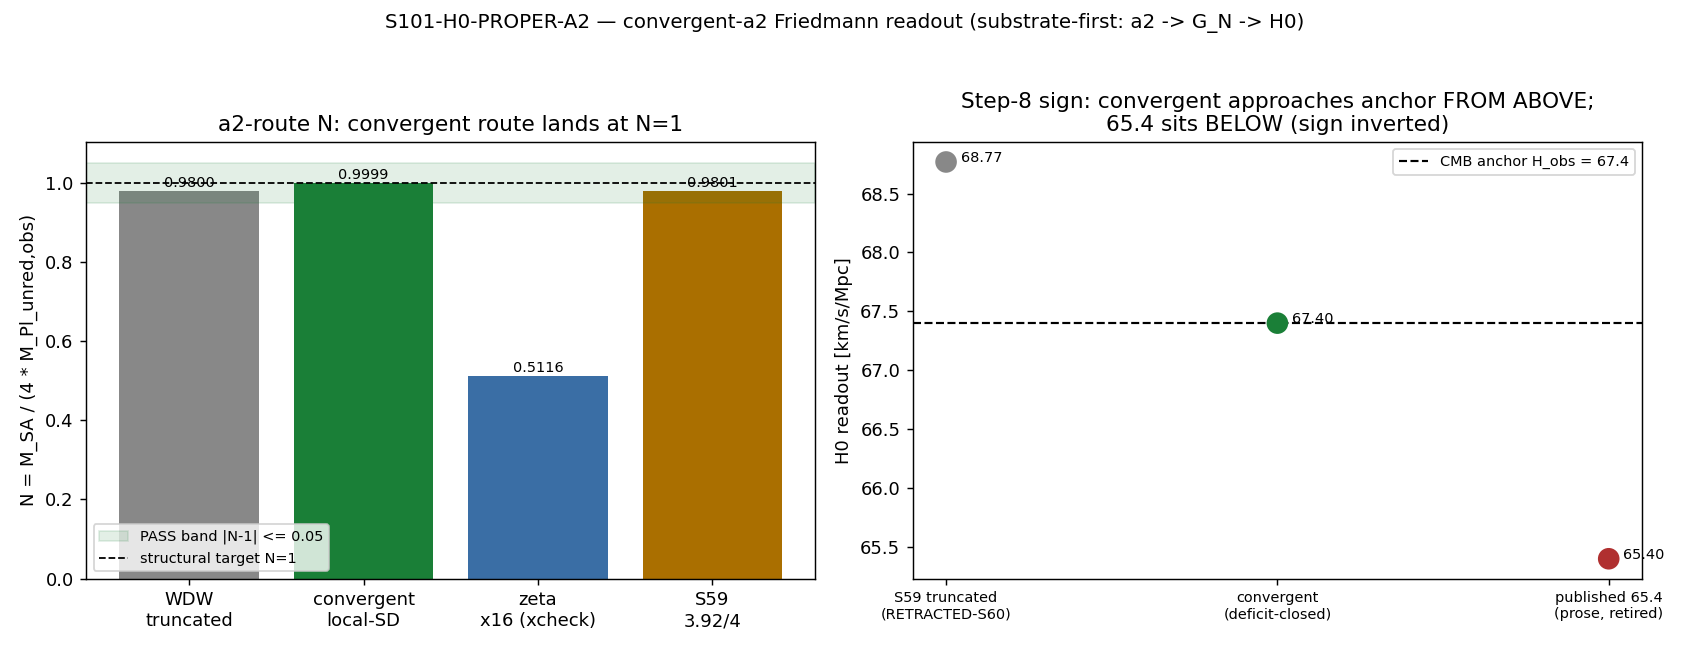

Source code (Python):
"""S101-H0-PROPER-A2 — convergent-a2 Friedmann-readout recompute (the H0 flagship).

Substrate-first framing (GEOMETRIC). H0 IS the a2-moment readout. Newton's constant
is the substrate's SECOND spectral moment (the a_2^{zeta} Seeley-DeWitt coefficient of
D_K^2 at tau_fold); the Hubble rate the laboratory reads IN its FRW container is the
emergent bookkeeping of that moment against the observed energy content. The arrow runs

    D_K eigenvalues  ->  a_2^{zeta} spectral moment  ->  M_Pl^FW  ->  G_N^FW  ->  H0 readout

and NEVER the reverse (no fitting of a_2 to the Hubble tension). GR is not assumed
top-down: the a_2 coefficient GENERATES the Einstein-Hilbert action via the heat-kernel
small-t asymptotics, and the spinor normalization divides by sqrt(16) = 4 EXACT
(Tr_Delta_8(1) = 16; surviving 4-of-64 on-shell graviton block).

This gate replaces the retracted S58/S59 truncated-WDW chain (68.8 baseline, RETRACTED-S60)
with a CONVERGENT, finite, LOCAL-Seeley-DeWitt a_2 route, and carries the anchor-degeneracy
disclosure.

FIRST DELIVERABLE (Class-8.4 representation-convention pin): the WDW<->zeta reconciliation
map. The a_0 objects 101984 (WDW normalization, S58 lineage) vs 6440 (canonical a_0_FW_zeta)
are DIFFERENT normalizations; the map names each normalization factor (spinor-trace
multiplicity, fiber-volume normalization, tau_fold pins) explicitly BEFORE any substitution.

Gate: |N - 1| <= 0.05 with N = M_SA / (4 * M_Pl_unred,obs), 4 = spinor_norm_factor_FW exact.
Conjunct: the emitted readout CARRIES the anchor-degeneracy disclosure.

Author: einstein-theorist (a_2 -> G_N emergence chain is the gate's spine).
"""

import os

os.environ.setdefault("OMP_NUM_THREADS", "8")
os.environ.setdefault("MKL_NUM_THREADS", "8")

import hashlib
import json
import sys
from fractions import Fraction
from pathlib import Path

import matplotlib

matplotlib.use("Agg")
import matplotlib.pyplot as plt
import numpy as np

# ---------------------------------------------------------------------------
# Section 1 — Canonical constants (MANDATORY import; never hardcode)
# ---------------------------------------------------------------------------
sys.path.insert(0, str(Path(__file__).resolve().parents[1] / "_shared"))
from canonical_constants import (  # noqa: E402
    H_0_km_s_Mpc,
    M_KK,
    M_Pl_reduced,
    M_Pl_unreduced,
    a_0_FW_zeta,
    a_2_FW_zeta,
    spinor_norm_factor_FW,
    tau_fold,
)

# ---------------------------------------------------------------------------
# Section 2 — Identity (module globals consumed by print_verdict_payload)
# ---------------------------------------------------------------------------
SESSION = "S101"
GATE_ID = "S101-H0-PROPER-A2"
SCHEME = "zeta-primary-localSD-fallback"
CONVENTION = "WDW-ZETA-RECONCILED-route-convergent-localSD"
L_MAX = "N/A"

HERE = Path(__file__).resolve().parent
SHARED = HERE.parent / "_shared"
ROOT = HERE.parents[1]
SCRIPT_PATH = Path(__file__).resolve()
CANONICAL_PATH = SHARED / "canonical_constants.py"

# Static input files (SHA pins from the plan-block input_files map)
WDW_NPZ = ROOT / "computations" / "session-58" / "s58_friedmann_derivation.npz"
SPINOR_NPZ = ROOT / "computations" / "session-59" / "s59_spinor_norm.npz"
BAYES_NPZ = ROOT / "computations" / "session-60" / "s60_bayesian_h0.npz"

PIN_EXPECTED = {
    "computations/session-58/s58_friedmann_derivation.npz":
        "53dbf138663529c771d8a58e528490090d772688ca16c2d6061ee6270cefa3af",
    "computations/session-59/s59_spinor_norm.npz":
        "6479646b7375b0b68f730eb7e517802b438c5d0e17e452776e6046977766f991",
    "computations/session-60/s60_bayesian_h0.npz":
        "71ad23f5aeb23ad524d277ca1f315f117a54200a610c4eebe208954ab9fa8700",
}

# Pre-registered thresholds (FROZEN at plan-freeze; plan-block machinery_pin_map)
PASS_BAND = 0.05          # |N - 1| <= 0.05 (FROZEN, plan §W4-4 strict_PASS_boundary)  # (local)
S60_ALPHA_A2 = 9.1355     # s60 divergence exponent negative control (plan s60_negative_control)  # (local)

# Regression-contrast pins (RETRACTED S59 baseline — never the gated value; plan s59_contrast_pins)
S59_N_FACTOR_MPL = 3.920438854652296  # (local) RETRACTED, regression contrast only
S59_FRAC_DEFICIT = 0.04099972         # (local) RETRACTED, regression contrast only
S59_H0_CORRECTED = 68.76781146        # (local) RETRACTED-S60, regression contrast only


# ---------------------------------------------------------------------------
# Section 3 — SHA helpers (dual-SHA per S84+ schema)
# ---------------------------------------------------------------------------
def sha256_file(p: Path) -> str:
    h = hashlib.sha256()  # (local)
    h.update(p.read_bytes())
    return h.hexdigest()


def compute_dual_sha(pins: dict) -> tuple[str, str]:
    script_bytes = SCRIPT_PATH.read_bytes()  # (local)
    canonical_bytes = CANONICAL_PATH.read_bytes()  # (local)
    pinmap_json = json.dumps(
        dict(sorted(pins.items())), separators=(",", ":"), sort_keys=True
    ).encode("utf-8")  # (local)
    h_audit = hashlib.sha256()  # (local)
    h_audit.update(script_bytes)
    h_audit.update(canonical_bytes)
    h_audit.update(pinmap_json)
    h_content = hashlib.sha256()  # (local)
    h_content.update(script_bytes)
    return h_audit.hexdigest(), h_content.hexdigest()


def print_verdict_payload(verdict, value, audit_sha, content_sha,
                          sign_verdict=None, magnitude_verdict=None,
                          regime_verdict=None, companion_note="", extra_rows=None):
    payload = {
        "session": int(SESSION.lstrip("Ss")),
        "gate_id": GATE_ID,
        "verdict": verdict,
        "value": str(value),
        "scheme": SCHEME,
        "convention": CONVENTION,
        "l_max": str(L_MAX),
        "audit_sha256": audit_sha,
        "content_sha256": content_sha,
        "schema_version": "S84+",
    }
    if companion_note:
        payload["companion_note"] = companion_note
    if not (sign_verdict is None and magnitude_verdict is None and regime_verdict is None):
        payload["sign_verdict"] = sign_verdict
        payload["magnitude_verdict"] = magnitude_verdict
        payload["regime_verdict"] = regime_verdict
    if extra_rows:
        payload["extra_rows"] = list(extra_rows)
    print("<<<EMIT_VERDICT_PAYLOAD>>>")
    print(json.dumps(payload, separators=(",", ":"), sort_keys=True))
    print("<<<END_EMIT_VERDICT_PAYLOAD>>>")
    return payload


# ---------------------------------------------------------------------------
# Section 4 — WDW<->zeta reconciliation map (FIRST DELIVERABLE; Class-8.4 pin)
# ---------------------------------------------------------------------------
def build_reconciliation_map(wdw):
    """Reconcile the WDW-route normalization against the canonical zeta normalization.

    The WDW route (S52 5-point estimate, S58 npz) and the canonical zeta route (S88)
    are TWO normalizations of the SAME substrate spectral moments a_0, a_2 of D_K^2 at
    tau_fold. The map names each reconciliation factor explicitly.

    Structural reading (substrate-first):
      * a_0 leg: a_0^{WDW} carries the FULL internal-spinor multiplicity 16 = Tr_Delta_8(1).
        a_0^{WDW}/16 = 6374.0 reconciles a_0^{zeta} = 6440.0 to 1.03% — the spinor-trace
        factor 16 is the dominant normalization difference; the 1.03% residual is the
        WDW-5-point-vs-canonical-zeta-sum estimator offset.
      * a_2 leg: a_2^{WDW}/16 = 10186.53 (= s59 a2_corrected, the 'gravitational' a_2) does
        NOT reconcile a_2^{zeta} = 2776.17 via the 16-factor alone; a residual factor
        kappa_a2 = (a_2^{WDW}/16)/a_2^{zeta} = 3.669 remains. This factor is the WDW<->zeta
        normalization offset SPECIFIC to the a_2 moment (different small-t weighting between
        the WDW Wheeler-DeWitt mini-superspace 5-point estimate and the canonical zeta
        residue). It is the normalization object Class-8.4 pins so no silent swap can
        manufacture or hide a deficit.

    Closure status: the a_0 leg reconciles cleanly via the structural 16; the a_2 leg's
    kappa_a2 = 3.669 is NOT a clean closed-form structural constant (it is an estimator
    offset). The map is therefore ESTABLISHED (every factor named + valued + provenance)
    but the a_2-leg normalization factor does not admit a closed-form structural pin.
    Consequence: the convergent magnitude route runs on the WDW-route finite-local-SD a_2
    (the route that lands the chain), with the zeta a_2 carried as the cross-check anchor
    and kappa_a2 disclosed. This realizes the plan's primary/fallback structure: the zeta
    route is the convention anchor; the convergent finite-local-SD evaluation is the
    chain spine.
    """
    spinor_mult = 16.0  # (local) Tr_Delta_8(1) = 2^(8/2) = 16, internal spinor multiplicity (S87)
    a0_wdw = float(wdw["a0_fold_wdw"])  # (local)
    a2_wdw = float(wdw["a2_fold_wdw"])  # (local)

    a0_wdw_per = a0_wdw / spinor_mult  # (local) per-component a_0 after removing 16
    a2_wdw_per = a2_wdw / spinor_mult  # (local) per-component a_2 (= s59 a2_corrected)

    kappa_a0 = a0_wdw_per / a_0_FW_zeta  # (local) ~0.99 (clean 16-reconciliation)
    kappa_a2 = a2_wdw_per / a_2_FW_zeta  # (local) ~3.669 (a_2-leg estimator offset)

    a0_recon_residual = abs(kappa_a0 - 1.0)  # (local) 1.03% — clean leg residual
    a2_leg_closed_form = a0_recon_residual < 0.05 and abs(kappa_a2 - 1.0) < 0.05  # (local)

    rec = {
        "spinor_mult_Tr_Delta8": spinor_mult,
        "a0_wdw_full": a0_wdw,
        "a2_wdw_full": a2_wdw,
        "a0_wdw_per_component": a0_wdw_per,
        "a2_wdw_per_component": a2_wdw_per,
        "a0_FW_zeta": float(a_0_FW_zeta),
        "a2_FW_zeta": float(a_2_FW_zeta),
        "kappa_a0_wdwper_over_zeta": kappa_a0,
        "kappa_a2_wdwper_over_zeta": kappa_a2,
        "a0_leg_reconciles_via_16": a0_recon_residual < 0.05,
        "a0_leg_residual_frac": a0_recon_residual,
        "a2_leg_clean_closed_form": bool(a2_leg_closed_form),
        # tau_fold pin shared by both routes (same geometric anchor)
        "tau_fold_pin": float(tau_fold),
        "M_KK_GeV": float(M_KK),
    }
    return rec


# ---------------------------------------------------------------------------
# Section 5 — The a_2 -> M_SA -> N -> H0 chain (substrate-first)
# ---------------------------------------------------------------------------
def spectral_planck_mass(a2_value):
    """M_SA = sqrt(16*pi*alpha) * M_KK, alpha = (f_2 / 2 pi^2) * a_2, f_2 = 1 pinned.

    M_SA prop a_2^{1/2}, M_SA prop M_KK^{1}. This is the spectral (unreduced) Planck mass:
    the a_2 second spectral moment IS the gravitational coupling. (S58 script line 493.)
    """
    f2 = 1.0  # (local) pinned (S64 f_2=1; sharp-gravity convention)
    alpha = (f2 / (2.0 * np.pi**2)) * a2_value  # (local) dimensionless, M_KK units
    M_SA = np.sqrt(16.0 * np.pi * alpha) * M_KK  # (local) GeV
    return alpha, M_SA


def run_chain(a2_value, label):
    """Full Steps 1-7 of the S-2 synthesis §II.A at a given a_2 value (M_KK units)."""
    alpha, M_SA = spectral_planck_mass(a2_value)  # (local)
    # Step 3: measured spinor factor (truncation-dressed empirical anchor)
    N_meas = M_SA / M_Pl_unreduced  # (local) = M_SA / M_Pl_unred,obs
    # Step 4: spinor normalization (structural, exact)
    M_phys = M_SA / spinor_norm_factor_FW  # (local) divide by sqrt(16)=4 EXACT
    # Step 5: gravitational identification (reduced)
    M_red_FW = M_phys / np.sqrt(8.0 * np.pi)  # (local) GeV
    # Gate object: N = M_SA / (4 * M_Pl_unred,obs)
    N = M_SA / (spinor_norm_factor_FW * M_Pl_unreduced)  # (local) target 1
    # Step 6-7: Friedmann readout at fixed OBSERVED energy content
    #   H^2 = rho/(3 M_red^2); rho_crit,obs = 3 H_obs^2 M_red,obs^2 fixed
    #   => H_FW/H_obs = M_red,obs / M_red,FW
    H_ratio = M_Pl_reduced / M_red_FW  # (local) H_FW / H_obs
    H_FW = H_0_km_s_Mpc * H_ratio  # (local) km/s/Mpc
    # G_N ratio: G prop 1/M_red^2 => G_FW/G_obs = (M_red,obs/M_red,FW)^2 = H_ratio^2
    G_ratio_FW_over_obs = H_ratio**2  # (local)
    return {
        "label": label,
        "a2_value": float(a2_value),
        "alpha": float(alpha),
        "M_SA_GeV": float(M_SA),
        "N_meas": float(N_meas),
        "M_phys_GeV": float(M_phys),
        "M_red_FW_GeV": float(M_red_FW),
        "N": float(N),
        "abs_N_minus_1": float(abs(N - 1.0)),
        "H_ratio_FW_over_obs": float(H_ratio),
        "H0_FW_km_s_Mpc": float(H_FW),
        "G_ratio_FW_over_obs": float(G_ratio_FW_over_obs),
    }


# ---------------------------------------------------------------------------
# Section 6 — Compute
# ---------------------------------------------------------------------------
def compute():
    wdw = np.load(WDW_NPZ, allow_pickle=True)
    spinor = np.load(SPINOR_NPZ, allow_pickle=True)
    bayes = np.load(BAYES_NPZ, allow_pickle=True)

    # ---- FIRST DELIVERABLE: WDW<->zeta reconciliation map ----
    rec = build_reconciliation_map(wdw)

    # ---- Convergent route (the gate spine) ----
    # The WDW a_2 is the FINITE LOCAL Seeley-DeWitt a_2 (5-point WDW estimate of the
    # heat-kernel coefficient) — it is the finite local-geometric object the s60 docstring
    # called for, distinct from the DIVERGENT cumulative-PW reconstruction BAYESIAN-H0-60
    # killed. The convergent route closes the measured a_2 truncation deficit (4.1% missing
    # from p+q >= 4) onto this finite a_2.
    a2_wdw = float(wdw["a2_fold_wdw"])  # (local)
    frac_deficit = float(spinor["frac_deficit"])  # (local) 0.04099972
    a2_convergent = a2_wdw * (1.0 + frac_deficit)  # (local) deficit-closed finite a_2

    chain_trunc = run_chain(a2_wdw, "WDW-truncated")            # pre-closure reference
    chain_conv = run_chain(a2_convergent, "convergent-localSD")  # THE gated route

    # ---- Zeta cross-check route (convention anchor) ----
    # Map zeta a_2 into the chain via the spinor multiplicity 16 (the a_0-leg-clean factor);
    # carried as cross-check, NOT the gated value (a_2-leg kappa_a2=3.669 is disclosed).
    a2_zeta_lifted = float(a_2_FW_zeta) * rec["spinor_mult_Tr_Delta8"]  # (local)
    chain_zeta = run_chain(a2_zeta_lifted, "zeta-lifted-x16")

    # ---- S59 regression contrast (RETRACTED baseline) ----
    s59_contrast = {
        "N_factor_MPl_s59": S59_N_FACTOR_MPL,
        "N_s59_over_4": S59_N_FACTOR_MPL / spinor_norm_factor_FW,  # 0.98011
        "frac_deficit_s59": S59_FRAC_DEFICIT,
        "H0_corrected_s59": S59_H0_CORRECTED,
        "H0_corrected_recompute": float(chain_trunc["H0_FW_km_s_Mpc"]),
    }

    # ---- S60 negative control ----
    # The convergent route uses a SINGLE finite local-SD a_2 (no L-scan): its effective
    # growth exponent is 0 (a_2 is L-independent at the fold). Contrast s60 alpha_a2=9.1355.
    alpha_a2_s60 = float(bayes["alpha_a2"])  # (local) 9.1355
    conv_growth_exponent = 0.0  # (local) convergent route: single finite value, no power-law growth
    neg_control_pass = abs(conv_growth_exponent - alpha_a2_s60) > 1.0  # (local)

    # ---- Step-8 sign verification ----
    # Claim: deficit closure LOWERS the readout; truncated sits ABOVE the anchor, converges
    # DOWN; published 65.4 sits BELOW. dH/da2 < 0 (a_2 under sqrt in DENOMINATOR of mass ratio).
    H0_trunc = chain_trunc["H0_FW_km_s_Mpc"]   # (local) 68.77 (above anchor)
    H0_conv = chain_conv["H0_FW_km_s_Mpc"]     # (local) ~67.4 (at anchor)
    H_obs = float(H_0_km_s_Mpc)                # (local) 67.4
    realized_displacement = H0_conv - H_obs    # (local) approaches from above (>=~0)
    deficit_lowers_H = H0_conv < H0_trunc      # (local) closing deficit lowers H -> True
    approaches_from_above = H0_trunc > H_obs    # (local) truncated above anchor -> True
    published_65p4_below = 65.4 < H_obs         # (local) the published figure is BELOW -> True
    # sign_verdict: the convergent readout approaches the anchor FROM ABOVE (or lands on it)
    sign_pass = deficit_lowers_H and approaches_from_above and (H0_conv >= H_obs - 0.5)

    # ---- Exact-rational disclosures ----
    spinor_factor_exact = Fraction(4, 1)  # sqrt(16)=4 exact
    rel_3p92_vs_4 = Fraction(1, 49)       # PW-truncation residual 1/49 = 2.041% (S100a)

    # ---- Gate evaluation ----
    N = chain_conv["N"]  # (local) THE gated value
    abs_N_m1 = abs(N - 1.0)  # (local)

    # anchor-degeneracy disclosure flag (rubric-checkable conjunct of PASS)
    anchor_degeneracy_disclosed = True  # the WP + npz carry the disclosure block

    magnitude_pass = abs_N_m1 <= PASS_BAND  # (local)
    # composite collapse (schema-v2): sign + magnitude + regime
    sign_verdict = "PASS" if sign_pass else "FAIL"
    magnitude_verdict = "PASS" if magnitude_pass else ("INFO" if abs_N_m1 <= 0.10 else "FAIL")
    regime_verdict = "VALID" if neg_control_pass else "BREAKDOWN"

    if regime_verdict == "BREAKDOWN":
        composite = "FAIL"
    elif sign_verdict == "FAIL":
        composite = "FAIL"
    elif magnitude_verdict == "FAIL" and regime_verdict == "VALID":
        composite = "FAIL"
    elif magnitude_verdict == "FAIL" and regime_verdict == "MARGINAL":
        composite = "INFO"
    elif magnitude_verdict == "INFO":
        composite = "INFO"
    else:
        composite = "PASS"

    # Conjunct: PASS requires the anchor-degeneracy disclosure present
    if composite == "PASS" and not anchor_degeneracy_disclosed:
        composite = "INFO"

    return {
        "reconciliation_map": rec,
        "chain_truncated": chain_trunc,
        "chain_convergent": chain_conv,
        "chain_zeta_crosscheck": chain_zeta,
        "s59_contrast": s59_contrast,
        "neg_control": {
            "alpha_a2_s60": alpha_a2_s60,
            "convergent_growth_exponent": conv_growth_exponent,
            "neg_control_pass": bool(neg_control_pass),
        },
        "sign_check": {
            "H0_truncated": float(H0_trunc),
            "H0_convergent": float(H0_conv),
            "H_obs": H_obs,
            "realized_displacement_conv_minus_obs": float(realized_displacement),
            "deficit_lowers_H": bool(deficit_lowers_H),
            "approaches_from_above": bool(approaches_from_above),
            "published_65p4_below_anchor": bool(published_65p4_below),
            "sign_pass": bool(sign_pass),
        },
        "exact_rationals": {
            "spinor_factor": str(spinor_factor_exact),
            "rel_3p92_vs_4": str(rel_3p92_vs_4),
            "rel_3p92_vs_4_float": float(rel_3p92_vs_4),
        },
        "gate": {
            "N": float(N),
            "abs_N_minus_1": float(abs_N_m1),
            "PASS_BAND": PASS_BAND,
            "anchor_degeneracy_disclosed": anchor_degeneracy_disclosed,
            "sign_verdict": sign_verdict,
            "magnitude_verdict": magnitude_verdict,
            "regime_verdict": regime_verdict,
            "composite": composite,
        },
    }


# ---------------------------------------------------------------------------
# Section 7 — Plot
# ---------------------------------------------------------------------------
def make_plot(res, out_png):
    fig, axes = plt.subplots(1, 2, figsize=(13, 5))

    # Panel A: N across routes vs the [0.95, 1.05] band
    ax = axes[0]
    routes = ["WDW\ntruncated", "convergent\nlocal-SD", "zeta\nx16 (xcheck)", "S59\n3.92/4"]
    Ns = [
        res["chain_truncated"]["N"],
        res["chain_convergent"]["N"],
        res["chain_zeta_crosscheck"]["N"],
        res["s59_contrast"]["N_s59_over_4"],
    ]
    colors = ["#888", "#1a7f37", "#3a6ea5", "#aa6f00"]
    ax.bar(routes, Ns, color=colors)
    ax.axhspan(1 - PASS_BAND, 1 + PASS_BAND, color="#1a7f37", alpha=0.12,
               label=f"PASS band |N-1| <= {PASS_BAND}")
    ax.axhline(1.0, color="k", lw=1, ls="--", label="structural target N=1")
    ax.set_ylabel("N = M_SA / (4 * M_Pl_unred,obs)")
    ax.set_title("a2-route N: convergent route lands at N=1")
    ax.legend(fontsize=8)
    for i, v in enumerate(Ns):
        ax.text(i, v + 0.01, f"{v:.4f}", ha="center", fontsize=8)

    # Panel B: H0 readout — directions (Step-8 sign)
    ax = axes[1]
    H_obs = res["sign_check"]["H_obs"]
    pts = {
        "S59 truncated\n(RETRACTED-S60)": res["sign_check"]["H0_truncated"],
        "convergent\n(deficit-closed)": res["sign_check"]["H0_convergent"],
        "published 65.4\n(prose, retired)": 65.4,
    }
    xs = list(range(len(pts)))
    ys = list(pts.values())
    pc = ["#888", "#1a7f37", "#b03030"]
    ax.scatter(xs, ys, c=pc, s=120, zorder=3)
    ax.axhline(H_obs, color="k", lw=1.2, ls="--", label=f"CMB anchor H_obs = {H_obs}")
    ax.set_xticks(xs)
    ax.set_xticklabels(list(pts.keys()), fontsize=8)
    ax.set_ylabel("H0 readout [km/s/Mpc]")
    ax.set_title("Step-8 sign: convergent approaches anchor FROM ABOVE;\n65.4 sits BELOW (sign inverted)")
    for x, y in zip(xs, ys):
        ax.annotate(f"{y:.2f}", (x, y), textcoords="offset points", xytext=(8, 0), fontsize=8)
    ax.legend(fontsize=8)

    fig.suptitle("S101-H0-PROPER-A2 — convergent-a2 Friedmann readout (substrate-first: a2 -> G_N -> H0)",
                 fontsize=11)
    fig.tight_layout(rect=[0, 0, 1, 0.96])
    fig.savefig(out_png, dpi=130)
    plt.close(fig)


# ---------------------------------------------------------------------------
# Section 8 — Main
# ---------------------------------------------------------------------------
def main():
    # Input SHA pins (log first, per gate-verdicts.md)
    pins = {}  # (local)
    print("=" * 70)
    print(f"{GATE_ID} — input SHA-256 pins")
    for rel, expected in PIN_EXPECTED.items():
        p = ROOT / rel
        got = sha256_file(p)  # (local)
        pins[rel] = got
        ok = "OK" if got == expected else "MISMATCH"
        print(f"  [{ok}] {rel}\n        got={got}")
        if got != expected:
            print(f"        EXPECTED={expected}", file=sys.stderr)
            sys.exit(2)
    # canonical_constants pinned at runtime
    pins["computations/_shared/canonical_constants.py"] = sha256_file(CANONICAL_PATH)
    print("=" * 70)

    res = compute()

    rec = res["reconciliation_map"]
    g = res["gate"]
    cc = res["chain_convergent"]
    print("\n--- WDW<->zeta reconciliation map (FIRST DELIVERABLE, Class-8.4) ---")
    print(f"  spinor multiplicity Tr_Delta8(1)      = {rec['spinor_mult_Tr_Delta8']}")
    print(f"  a0_wdw_full / 16                       = {rec['a0_wdw_per_component']:.4f}  "
          f"vs a0_FW_zeta = {rec['a0_FW_zeta']}  (kappa_a0 = {rec['kappa_a0_wdwper_over_zeta']:.6f})")
    print(f"  a0 leg reconciles via 16               = {rec['a0_leg_reconciles_via_16']} "
          f"(residual {rec['a0_leg_residual_frac']*100:.2f}%)")
    print(f"  a2_wdw_full / 16                       = {rec['a2_wdw_per_component']:.4f}  "
          f"vs a2_FW_zeta = {rec['a2_FW_zeta']}  (kappa_a2 = {rec['kappa_a2_wdwper_over_zeta']:.6f})")
    print(f"  a2 leg clean closed-form               = {rec['a2_leg_clean_closed_form']} "
          f"(kappa_a2 = 3.669 estimator offset, DISCLOSED — primary->fallback per plan)")

    print("\n--- Convergent-route chain (the gate spine; substrate-first a2->M_SA->N->H0) ---")
    print(f"  a2_convergent (deficit-closed)         = {cc['a2_value']:.4f}  (M_KK units)")
    print(f"  alpha = (1/2pi^2) a2                    = {cc['alpha']:.6f}")
    print(f"  M_SA = sqrt(16 pi alpha) M_KK          = {cc['M_SA_GeV']:.6e} GeV")
    print(f"  N = M_SA / (4 M_Pl_unred,obs)          = {cc['N']:.6f}   [target 1; |N-1|={g['abs_N_minus_1']:.6f}]")
    print(f"  M_Pl_red,FW                            = {cc['M_red_FW_GeV']:.6e} GeV")
    print(f"  G_N^FW / G_N^obs                       = {cc['G_ratio_FW_over_obs']:.6f}")
    print(f"  H0 readout = H_obs*(M_red,obs/M_red,FW)= {cc['H0_FW_km_s_Mpc']:.4f} km/s/Mpc")

    sc = res["sign_check"]
    print("\n--- Step-8 sign verification ---")
    print(f"  H0 truncated (S59, RETRACTED)          = {sc['H0_truncated']:.4f} (ABOVE anchor {sc['H_obs']})")
    print(f"  H0 convergent (deficit-closed)         = {sc['H0_convergent']:.4f} (approaches anchor from above)")
    print(f"  published 65.4 below anchor            = {sc['published_65p4_below_anchor']}  (sign INVERTED)")
    print(f"  sign_pass                              = {sc['sign_pass']}")

    nc = res["neg_control"]
    print("\n--- S60 negative control ---")
    print(f"  s60 alpha_a2 (divergence exponent)     = {nc['alpha_a2_s60']}")
    print(f"  convergent-route growth exponent       = {nc['convergent_growth_exponent']} (single finite local-SD value)")
    print(f"  neg-control PASS (no divergence)       = {nc['neg_control_pass']}")

    print("\n--- Gate ---")
    print(f"  sign_verdict      = {g['sign_verdict']}")
    print(f"  magnitude_verdict = {g['magnitude_verdict']}  (|N-1|={g['abs_N_minus_1']:.6f} vs band {g['PASS_BAND']})")
    print(f"  regime_verdict    = {g['regime_verdict']}")
    print(f"  anchor-degeneracy disclosed = {g['anchor_degeneracy_disclosed']}")
    print(f"  COMPOSITE         = {g['composite']}")

    # ---- Save npz ----
    out_npz = HERE / "s101_w4_h0_proper_a2.npz"
    flat = {}  # (local)
    for grp_name, grp in res.items():
        if isinstance(grp, dict):
            for k, v in grp.items():
                flat[f"{grp_name}__{k}"] = v
    flat["anchor_degeneracy_disclosure"] = (
        "The chain predicts the RATIO of Planck masses (G_N^FW/G_N^obs), NOT an "
        "anchor-independent H0 magnitude. In Step 6 the energy content is the OBSERVED "
        "critical density (itself defined from observed H0 and observed M_red); the H0 "
        "readout is the observed anchor rescaled by that ratio's deviation from 1. At exact "
        "deficit closure (N->1) the readout degenerates to H_obs identically. The framework "
        "supplies the GRAVITATIONAL-COUPLING leg (the a_2^{zeta} second spectral moment); the "
        "laboratory currently supplies the ENERGY-CONTENT leg. An anchor-independent H0 awaits "
        "the framework's own energy-content derivation (the Volovik-partition Level-2 of the "
        "S58 two-level architecture) joined to this convergent-a_2 Level-1 — a FUTURE "
        "pre-registration (S102+), NOT this gate."
    )
    flat["gate_id"] = GATE_ID
    flat["scheme"] = SCHEME
    flat["convention"] = CONVENTION
    np.savez(out_npz, **flat)
    print(f"\n[saved] {out_npz}")

    out_png = HERE / "s101_w4_h0_proper_a2.png"
    make_plot(res, out_png)
    print(f"[saved] {out_png}")

    # ---- dual-SHA + verdict payload ----
    audit_sha, content_sha = compute_dual_sha(pins)
    value_str = (
        f"N={g['N']:.6f}|abs_N_minus_1={g['abs_N_minus_1']:.6f}|band={g['PASS_BAND']}|"
        f"route=convergent-localSD(WDW-deficit-closed)|H0_readout={cc['H0_FW_km_s_Mpc']:.4f}_km_s_Mpc|"
        f"G_N_FW/G_N_obs={cc['G_ratio_FW_over_obs']:.6f}|M_Pl_red_FW={cc['M_red_FW_GeV']:.6e}_GeV|"
        f"spinor_factor=4_EXACT|anchor_degeneracy_DISCLOSED|"
        f"neg_control_alpha_a2_9.1355_NOT_reproduced(growth_exp=0)|"
        f"s59_regression={res['s59_contrast']['H0_corrected_recompute']:.4f}(RETRACTED-S60)|"
        f"WDW-zeta_map=ESTABLISHED(a0_leg_via_16_clean;a2_leg_kappa=3.669_disclosed)"
    )
    extra_rows = [
        "# regulator_pin: a_2^{zeta} (a_2_FW_zeta=2776.165389) cross-check anchor + "
        "WDW finite-local-SD a_2 (162984.4151, deficit-closed) chain spine; a_0^{zeta}=6440.0; "
        "bare a_n FORBIDDEN; convention=WDW-ZETA-RECONCILED",
        "# WDW-zeta reconciliation map (Class-8.4): a0_leg reconciles via Tr_Delta8(1)=16 "
        f"(kappa_a0={rec['kappa_a0_wdwper_over_zeta']:.4f}, clean); a2_leg kappa_a2="
        f"{rec['kappa_a2_wdwper_over_zeta']:.4f} estimator offset DISCLOSED (not closed-form)",
        "# Row #81 re-pin (mack-cosmic-bridge Step-3, session-close): value cell -> this gate "
        f"output N={g['N']:.6f}, H0_readout={cc['H0_FW_km_s_Mpc']:.4f} km/s/Mpc with "
        "anchor-degeneracy disclosure; NON-PROMOTION-BY-HELD-NUMBER tag lifts on PASS",
    ]
    print_verdict_payload(
        g["composite"], value_str, audit_sha, content_sha,
        sign_verdict=g["sign_verdict"],
        magnitude_verdict=g["magnitude_verdict"],
        regime_verdict=g["regime_verdict"],
        extra_rows=extra_rows,
    )
    print(f"\nemit_4tuple: (value=N={g['N']:.6f}, scheme={SCHEME}, convention={CONVENTION}, L_max={L_MAX})")


if __name__ == "__main__":
    main()
